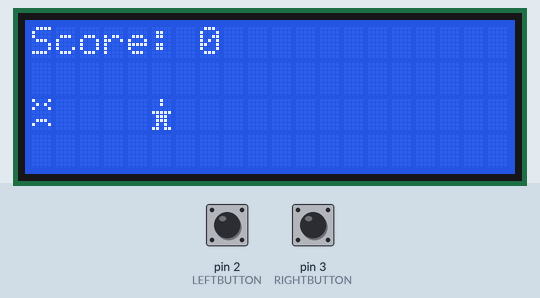
Bench run of a sketch on a simulated Arduino Uno, built with avr-gcc and run on an emulated ATmega328P. Parts: 20×4 character LCD. The test bench sets the inputs (shaded band); at power-on: pin 2 (LEFTBUTTON) LOW, pin 3 (RIGHTBUTTON) LOW. Random numbers use the default seed unless the sketch sets one.

Above: at 1.2 s.
1.3 s: pin 2 (LEFTBUTTON) pulled HIGH for 0.15 s
At 1.63 s:
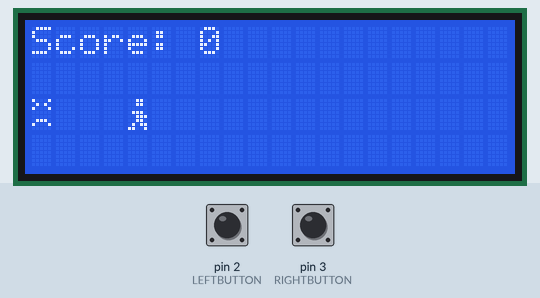
3.7 s: pin 3 (RIGHTBUTTON) pulled HIGH for 0.15 s
At 4.5 s:
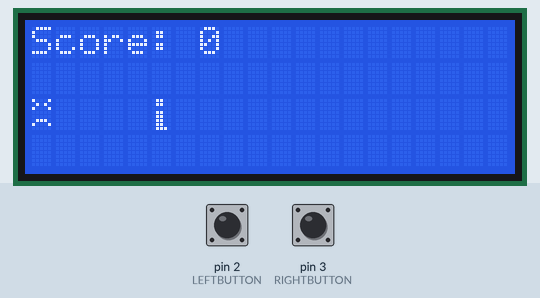
6.2 s: pin 3 (RIGHTBUTTON) pulled HIGH for 1 s
At 6.56 s:
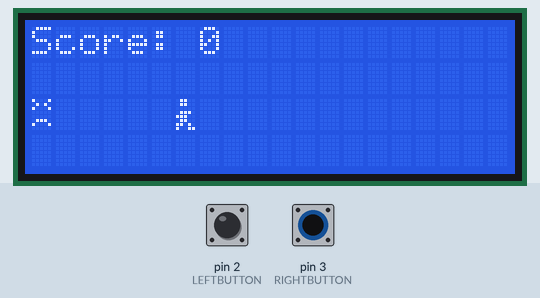
8.7 s: pin 2 (LEFTBUTTON) pulled HIGH for 1 s
At 9.44 s:
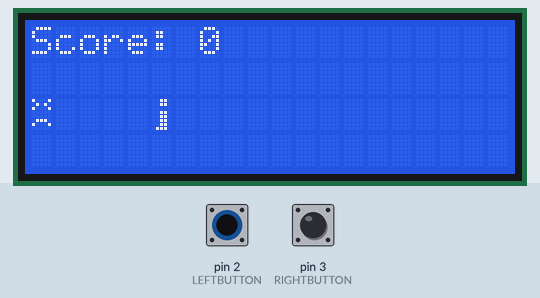
11.2 s: pin 2 (LEFTBUTTON) pulsed HIGH 5 times (0.12 s each, 0.3 s apart)
At 14.0 s:
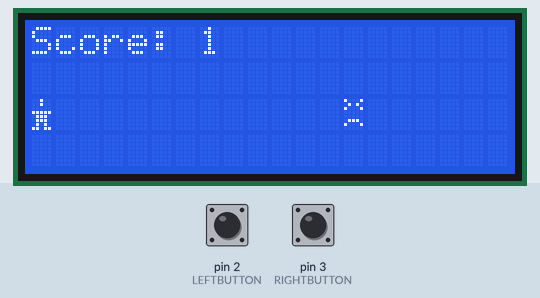
14.8 s: pin 3 (RIGHTBUTTON) pulled HIGH for 0.15 s
At 15.19 s:
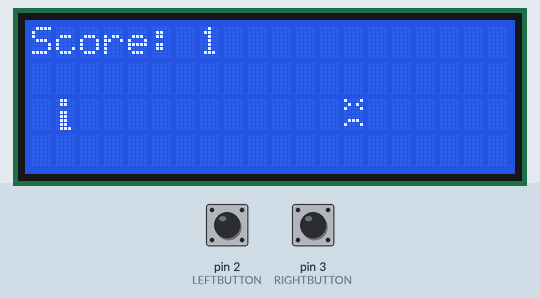
Timing chart, 0 to 17.8 s (numbered marks = the images above; inputs shaded):
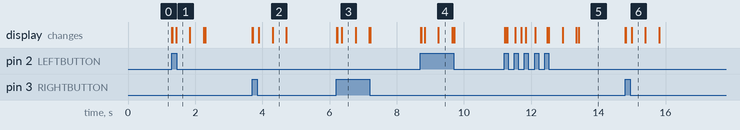

Measured:
- after the input at 1.3 s, the display: first changes at once (image 1 shows a later state)
- after the input at 3.7 s, the display: first changes at once (image 2 shows a later state)
- after the input at 6.2 s, the display: first changes at once (image 3 shows a later state)
- after the input at 8.7 s, the display: first changes at once (image 4 shows a later state)
- after the input at 11.2 s, the display: first changes at once (image 5 shows a later state)
- after the input at 14.8 s, the display: first changes at once (image 6 shows a later state)

The sketch:

lcdexample.ino
```cpp
#include <LiquidCrystal.h>

LiquidCrystal lcd(4,6,10,11,12,13);

#define LEFTBUTTON 2
#define RIGHTBUTTON 3

int score = 0;
int heroPositionX = 5;
int heroPositionY = 2;
bool leftButtonLastFrame;
bool rightButtonLastFrame;
// 0 = left 1 = idle 2 = right
float heroDirection;

float idleTimer;
float idleOriginalTimer = 1000;

float animationTimer = 200;
float originalAnimationTimer = 400;

float monsterXPosition = 0;
float monsterYPosition = 2;

bool animationState = false;
bool shouldDraw = true;
bool victory = false;

unsigned long current = 0;
unsigned long last = 0;

float deltaTime;

byte hero[8] = {
  B00000,
  B10001,
  B00000,
  B00000,
  B10001,
  B01110,
  B00000,
};

byte heroWalkRightOne[8] = {
  B01100,
  B01100,
  B00000,
  B01110,
  B11100,
  B01100,
  B11010,
  B10011
};

byte heroWalkRightTwo[8] = {
  B01100,
  B01100,
  B00000,
  B01100,
  B01100,
  B01100,
  B01100,
  B01110
};

byte heroWalkLeftOne[8] = {
  B00110,
  B00110,
  B00000,
  B01110,
  B00111,
  B00110,
  B01011,
  B11001
};

byte heroWalkLeftTwo[8] = {
  B00110,
  B00110,
  B00000,
  B00110,
  B00110,
  B00110,
  B00110,
  B01110
};

byte heroIdle[8] = {
  B00100,
  B00100,
  B00000,
  B11111,
  B01110,
  B01110,
  B01010,
  B11011
};

byte enemy[8] = {
  B10001,
  B01010,
  B10001,
  B00000,
  B00000,
  B01110,
  B10001,
};

void ClearPosition(float positionX, float positionY){
  lcd.setCursor(positionX, positionY);
  lcd.write(" ");
}

void WriteScore(){
  String scoreDisplay = "Score: " + String(score);
  lcd.setCursor(0, 0);
  lcd.write(scoreDisplay.c_str());
}

void SetTimers(){
  current = millis();

  deltaTime = current - last;

  idleTimer = idleTimer - deltaTime;
  animationTimer = animationTimer - deltaTime;
}

void CheckIdle(){
   if(idleTimer <= 0){
    heroDirection = 1;
    shouldDraw = true;
    idleTimer = 9999999;
  }
}

void CheckAnimation(){
  if(animationTimer <= 0){
    animationState = !animationState;
    animationTimer = originalAnimationTimer;
    shouldDraw = true;
  }
}

void DrawHero(){
  if(shouldDraw){
     if(heroDirection == 0 && animationState == false){
      ClearPosition(heroPositionX, heroPositionY);
      lcd.setCursor(heroPositionX, heroPositionY);
      lcd.write(byte(1));
     }
     else if(heroDirection == 0 && animationState == true){
      lcd.setCursor(heroPositionX, heroPositionY);
      lcd.write(byte(2));
     }

    if(heroDirection == 1){
      ClearPosition(heroPositionX, heroPositionY);
      lcd.setCursor(heroPositionX, heroPositionY);
      lcd.write(byte(0));
    }

    if(heroDirection == 2 && animationState == false){
      ClearPosition(heroPositionX, heroPositionY);
      lcd.setCursor(heroPositionX, heroPositionY);
      lcd.write(byte(3));
    }
    else if(heroDirection == 2 && animationState == true){
      ClearPosition(heroPositionX, heroPositionY);
      lcd.setCursor(heroPositionX, heroPositionY);
      lcd.write(byte(4));
    }
   shouldDraw = false;
  }
}

void CheckMonsterKill(){
 if(heroPositionX == monsterXPosition){
  score += 1;
  monsterXPosition = rand() % 18;
  lcd.setCursor(monsterXPosition, heroPositionY);
  lcd.write(byte(5));
 }
}

void MovePosition(){
  bool leftButtonDown = (digitalRead(LEFTBUTTON) == HIGH);
  bool rightButtonDown = (digitalRead(RIGHTBUTTON) == HIGH);

  if(leftButtonDown && leftButtonLastFrame == false && heroPositionX >= 1){
    ClearPosition(heroPositionX, heroPositionY);
    heroPositionX--;
    heroDirection = 0;
    idleTimer = idleOriginalTimer;
    shouldDraw = true;
  }
  else if(rightButtonDown && rightButtonLastFrame == false && heroPositionX <= 18){
    ClearPosition(heroPositionX, heroPositionY);
    heroPositionX++;
    heroDirection = 2;
    idleTimer = idleOriginalTimer;
    shouldDraw = true;
  }
  leftButtonLastFrame = leftButtonDown;
  rightButtonLastFrame = rightButtonDown;
}

void CheckForVictory(){
  if(score >= 10){
    victory = true;
    for (int x = 0; x < 19; x++ ) {
      for (int y = 0; y < 3; y++ ) {
        ClearPosition(x,y);
      }
    }
    lcd.setCursor(5, 0);
    lcd.write("Victory!!!");
    lcd.setCursor(5, 1);
    lcd.write("Victory!!!");
    lcd.setCursor(5, 2);
    lcd.write("Victory!!!");
    lcd.setCursor(5, 3);
    lcd.write("Victory!!!");
  }
}
void setup() {
  Serial.begin(9600);
  // put your setup code here, to run once:
  lcd.createChar(0, heroIdle);
  lcd.createChar(1, heroWalkLeftOne);
  lcd.createChar(2, heroWalkLeftTwo);
  lcd.createChar(3, heroWalkRightOne);
  lcd.createChar(4, heroWalkRightTwo);

  lcd.createChar(5, enemy);
  lcd.begin(20,4);

  lcd.setCursor(0, 2);
  lcd.write(byte(5));

  lcd.setCursor(heroPositionX, heroPositionY);
  lcd.write(byte(0));

  pinMode(LEFTBUTTON, INPUT);
  pinMode(RIGHTBUTTON, INPUT);
}

void loop() {
  if(!victory){
    WriteScore();

    SetTimers();
    CheckIdle();
    CheckAnimation();

    DrawHero();

    CheckMonsterKill();

    MovePosition();

    CheckForVictory();
    last = current;
  }
  delay(15);
}
```
